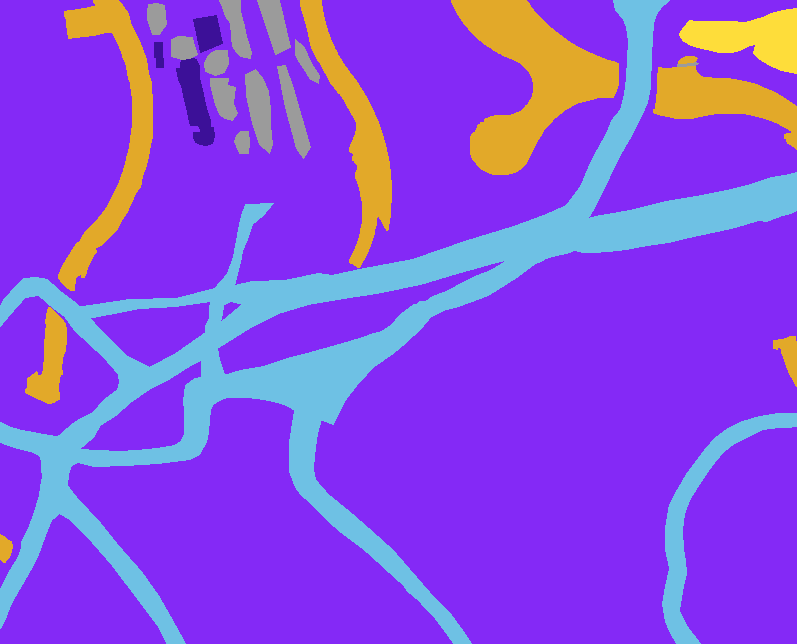
#> input picture U-Net-Segmentasyon/aerial_dataset/Tile 1/masks/image_part_001.png, 797 x 644 px, found by its file name; its folder holds only this picture in this run
$ python datasets.py
#> lines starting #> are read from the running program, lines starting #| are printed output that depends on the picture; after the words box and inside, x2 and y2 are one past the last pixel; in counts of white or black regions, pixels touching at a corner belong together
import os
import cv2
import numpy as np

# YOLO formatına dönüştürme fonksiyonu
def mask_to_yolo(mask_path, save_path, class_id=0):
#> called with mask_path = 'data/train/masks/image_part_001.png', save_path = 'data/train/labels/image_part_001.txt', class_id = 0
    mask = cv2.imread(mask_path, cv2.IMREAD_GRAYSCALE)
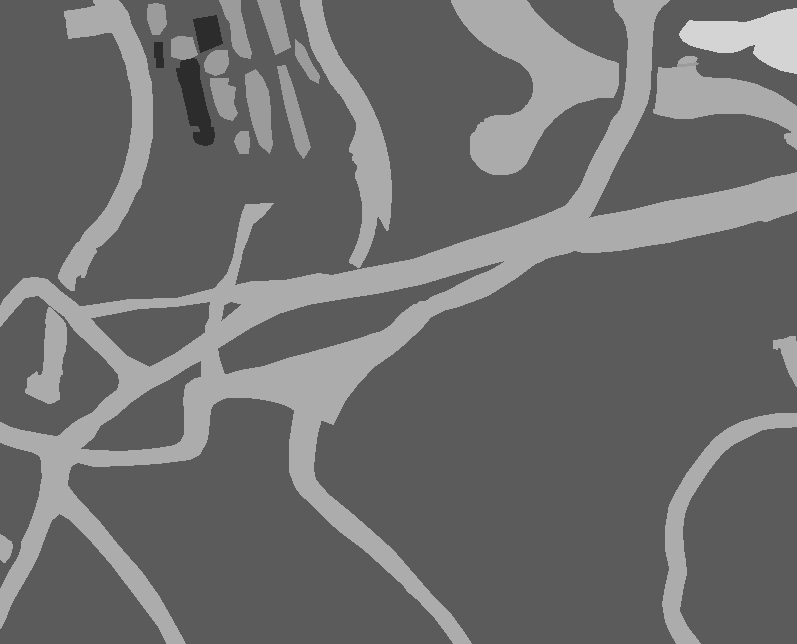
#> mask: shape (644, 797); min 44, max 212, mean 110
    h, w = mask.shape[:2]
#> h = 644; w = 797

    _, thresh = cv2.threshold(mask, 127, 255, cv2.THRESH_BINARY)
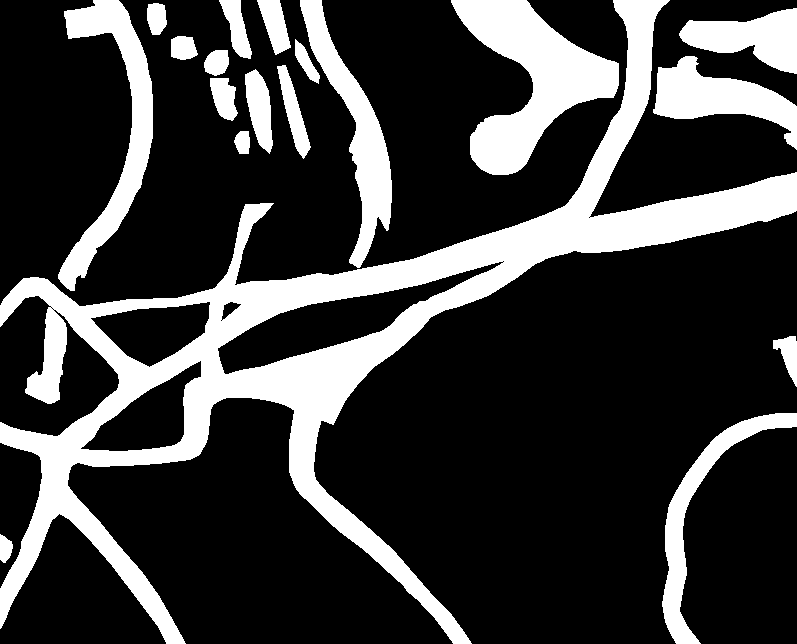
#> thresh: shape (644, 797); 23.8% white; 19 white regions

    contours, _ = cv2.findContours(thresh, cv2.RETR_EXTERNAL, cv2.CHAIN_APPROX_SIMPLE)
#> contours = 19 contours; largest, box (x1, y1, x2, y2) and area: (0, 0, 797, 644) 86093, (451, 0, 619, 175) 12742, (58, 0, 153, 291) 7601, (300, 0, 392, 268) 6529, (653, 56, 797, 150) 5586

    lines = []
    for contour in contours:
        if len(contour) < 3:
            continue

        coords = contour.squeeze().astype(float)
        coords[:, 0] /= w  # x
        coords[:, 1] /= h  # y

        coords_str = " ".join(map(str, coords.flatten()))
        line = f"{class_id} {coords_str}"
        lines.append(line)
#> this loop made 19 passes
#> after the loop, lines = 19 items

    # TXT olarak kaydet
    with open(save_path, "w") as f:
        f.write("\n".join(lines))


# Train ve Valid klasörleri
for split in ["train", "valid"]:
    mask_dir = f"data/{split}/masks"
    label_dir = f"data/{split}/labels"
    os.makedirs(label_dir, exist_ok=True)

    for mask_file in os.listdir(mask_dir):
        if mask_file.endswith((".png", ".jpg", ".jpeg")):
            mask_path = os.path.join(mask_dir, mask_file)
            label_path = os.path.join(label_dir, mask_file.rsplit(".", 1)[0] + ".txt")

            mask_to_yolo(mask_path, label_path, class_id=0)

print("✅ Tüm maskeler YOLO segmentation formatına dönüştürüldü!")
